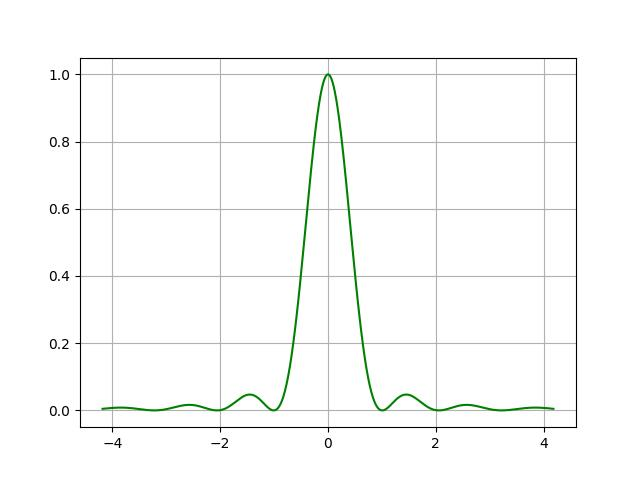

The script that saved this image:
import numpy as np
import matplotlib.pyplot as plt


def intesitiy(v, s, lama):
    upper = (np.sin(np.pi*(s/lama)*np.sin(v))**2)
    lower = (np.pi*(s/lama)*np.sin(v))**2
    return upper/lower


values = np.linspace(-1, 1, 1000)
s = 3.2*10**(-6)
lama = 644*10**(-9)
x_values = [(s/lama)*np.sin(v) for v in values]
y_values = [intesitiy(np.sin(v), s, lama) for v in values]
plt.plot(x_values, y_values, '-g')
plt.grid()
plt.savefig('sheet09_ex2.jpeg')
plt.show()
